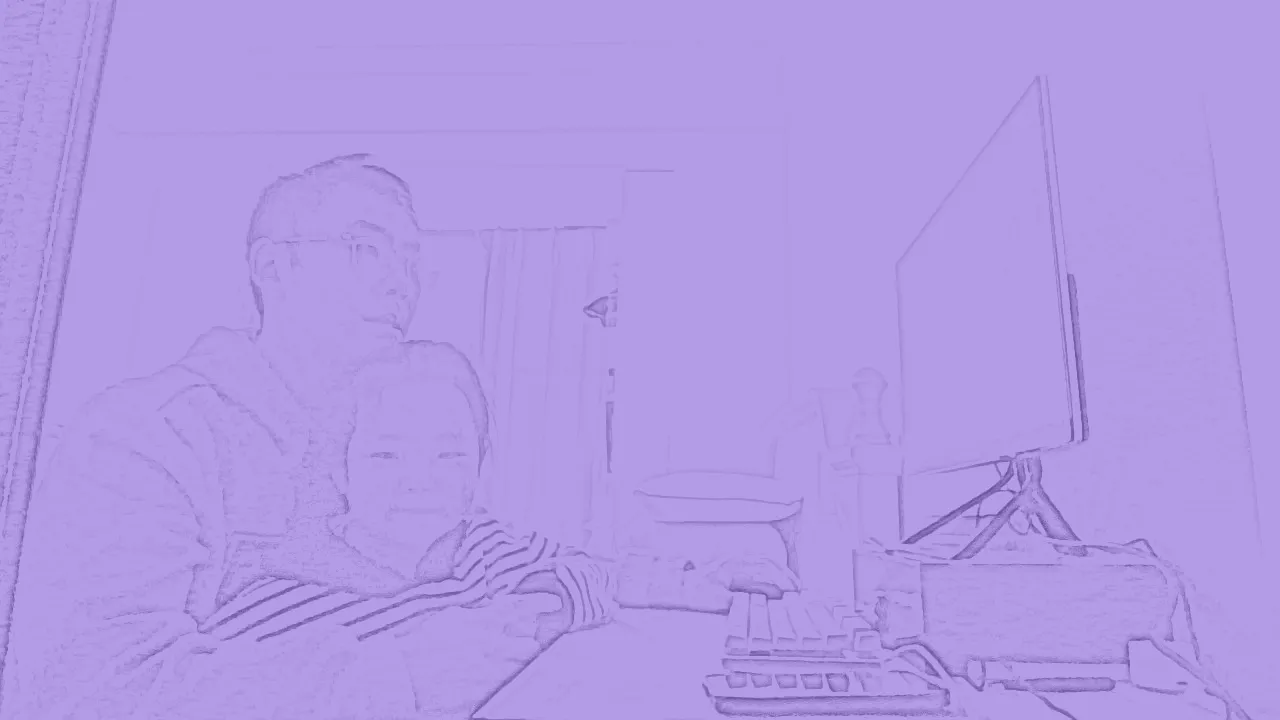
#> input picture AIStudyProject01/.gradio/flagged/铅笔画/1ca682c61dccca0b5dbf/image.webp, 1280 x 720 px
$ python -i Demo02.py   (imports and definitions only)
#> lines starting #> are read from the running program, lines starting #| are printed output that depends on the picture
# 图画转铅笔画案例
import gradio as gr
import cv2
import numpy as np

# 功能实现
def pencil_sketch(image):
     # 转换为灰度图
    gray_image = image.convert('L')
    inverted_image = 255 - np.array(gray_image)
    blurred_image = cv2.GaussianBlur(inverted_image, (21, 21), 0)
    inverted_blurred_image = 255 - blurred_image
    pencil_sketch = cv2.divide(np.array(gray_image), inverted_blurred_image, scale=256.0)
    # 创建粉色底色
    height, width = pencil_sketch.shape
    pink_background = np.zeros((height, width, 3), dtype=np.uint8)
    pink_background[:] = (147, 112, 219)  # RGB: 219, 112, 147 粉色

    # 将灰度铅笔画与粉色底色混合
    # 将灰度图转换为三通道
    pencil_sketch_rgb = cv2.cvtColor(pencil_sketch.astype(np.uint8), cv2.COLOR_GRAY2BGR)
    # 混合：使用灰度图作为权重，控制粉色的强度
    pink_effect = cv2.addWeighted(pencil_sketch_rgb, 0.3, pink_background, 0.7, 0)

    return pink_effect

    # 参数：
    # fn：要执行的函数
    # inputs：输入类型，这里为图片输入框
    # outputs：输出类型，这里为图片输出框
# [6 lines that did not run here, left out]
#04、启动应用
# [1 line not run here, left out]

>>> import cv2
>>> picture = cv2.imread('.gradio/flagged/铅笔画/1ca682c61dccca0b5dbf/image.webp', cv2.IMREAD_GRAYSCALE)
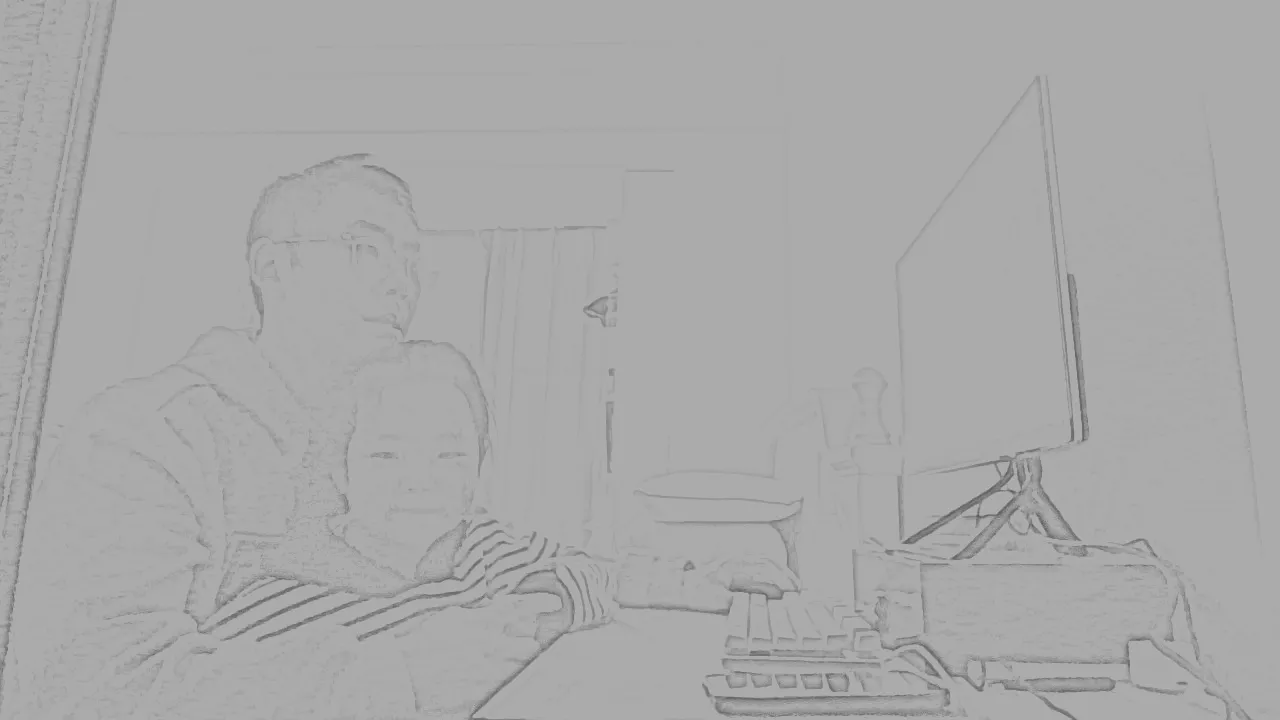
#> picture: shape (720, 1280); min 87, max 186, mean 168.7
#> (the run stopped early here; a loop or call above may not have finished)
